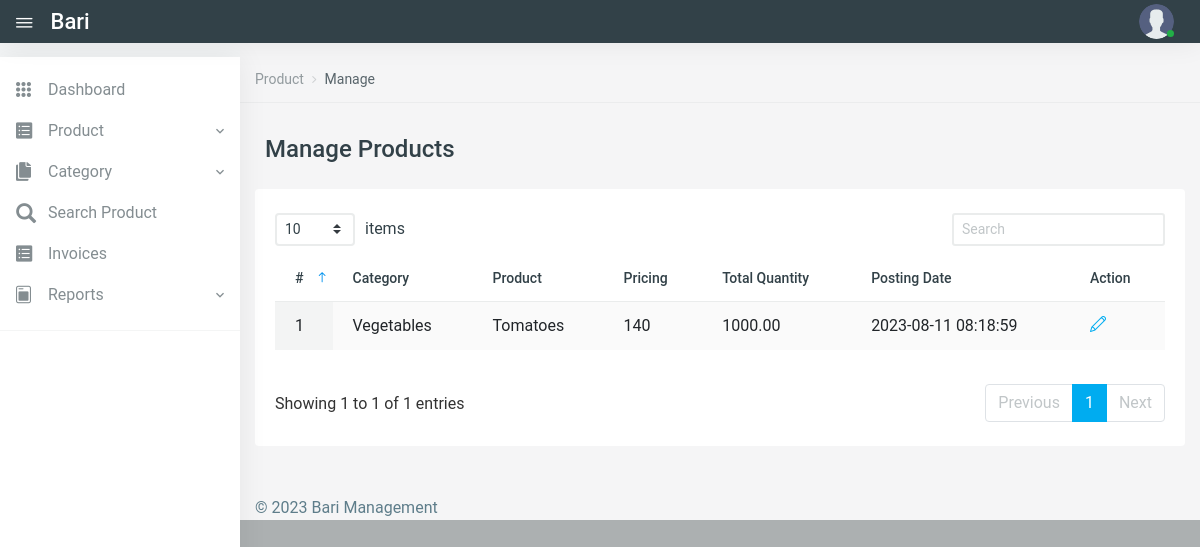
/src/Kisan/manage-products.php (signed in), run on the app's committed database.
### tables this page shows
CREATE TABLE `products` (
  `id` int(11) NOT NULL,
  `CategoryName` varchar(150) DEFAULT NULL,
  `ProductName` varchar(150) DEFAULT NULL,
  `ProductPrice` decimal(10,0) DEFAULT current_timestamp(),
  `LeftQuantity` decimal(10,2) DEFAULT 0.00,
  `TotalQuantity` decimal(10,2) DEFAULT NULL,
  `PostingDate` timestamp NOT NULL DEFAULT current_timestamp() ON UPDATE current_timestamp(),
  `UpdationDate` timestamp NULL DEFAULT NULL ON UPDATE current_timestamp(),
  `CategoryCode` varchar(50) DEFAULT NULL
);

### src/Kisan/manage-products.php (the view, shortened to what this page needs)
<?php
include('includes/config.php');
if (strlen($_SESSION['user_id'] == 0)) {
    header('location:logout.php');
} else {
?>
    <!DOCTYPE html>
    <html lang="en">
    <head>
        <link href="vendors/datatables.net-dt/css/jquery.dataTables.min.css" rel="stylesheet" type="text/css" />
        <link href="vendors/datatables.net-responsive-dt/css/responsive.dataTables.min.css" rel="stylesheet" type="text/css" />
        <link href="vendors/jquery-toggles/css/toggles.css" rel="stylesheet" type="text/css">
        <link href="vendors/jquery-toggles/css/themes/toggles-light.css" rel="stylesheet" type="text/css">
        <link href="dist/css/style.css" rel="stylesheet" type="text/css">
    </head>
    <body>
        <div class="hk-wrapper hk-vertical-nav">
            <?php include_once('includes/navbar.php');
            include_once('includes/sidebar.php');
            ?>
            <div class="hk-pg-wrapper">
                <nav class="hk-breadcrumb" aria-label="breadcrumb">
                    <ol class="breadcrumb breadcrumb-light bg-transparent">
                        <li class="breadcrumb-item"><a href="#">Product</a></li>
                        <li class="breadcrumb-item active" aria-current="page">Manage</li>
                    </ol>
                </nav>
                <div class="container">
                    <div class="hk-pg-header">
                        <h4 class="hk-pg-title"><span class="pg-title-icon"><span class="feather-icon"><i data-feather="database"></i></span></span>Manage Products</h4>
                    </div>
                    <div class="row">
                        <div class="col-xl-12">
                            <section class="hk-sec-wrapper">
                                <div class="row">
                                    <div class="col-sm">
                                        <div class="table-wrap">
                                            <table id="datable_1" class="table table-hover w-100 display pb-30">
                                                <thead>
                                                    <tr>
                                                        <th>#</th>
                                                        <th>Category</th>
                                                        <th>Product</th>
                                                        <th>Pricing</th>
                                                        <th>Total Quantity</th>
                                                        <th>Posting Date</th>
                                                        <th>Action</th>
                                                    </tr>
                                                </thead>
                                                <tbody>
                                                    <?php
                                                    $rno = mt_rand(10000, 99999);
                                                    $query = mysqli_query($con, "select * from products");
                                                    $cnt = 1;
                                                    while ($row = mysqli_fetch_array($query)) {
                                                    ?>
                                                        <tr>
                                                            <td><?php echo $cnt; ?></td>
                                                            <td><?php echo $row['CategoryName']; ?></td>
                                                            <td><?php echo $row['ProductName']; ?></td>
                                                            <td><?php echo $row['ProductPrice']; ?></td>
                                                            <td><?php echo $row['TotalQuantity']; ?></td>
                                                            <td><?php echo $row['PostingDate']; ?></td>
                                                            <td>
                                                                <a href="edit-product.php?pid=<?php echo base64_encode($row['id'] . $rno); ?>" class="mr-25" data-toggle="tooltip" data-original-title="Edit"> <i class="icon-pencil"></i></a>
                                                            </td>
                                                        </tr>
                                                    <?php
                                                        $cnt++;
                                                    } ?>
                                                </tbody>
                                            </table>
                                        </div>
                                    </div>
                                </div>
                            </section>
                        </div>
                    </div>
                </div>
                <?php include_once('includes/footer.php'); ?>
            </div>
        </div>
    </body>
    </html>
<?php } ?>

### data on the page
products: CategoryName "Vegetables", ProductName "Tomatoes", ProductPrice "140", TotalQuantity "1000.00", PostingDate "2023-08-11 08:18:59"
